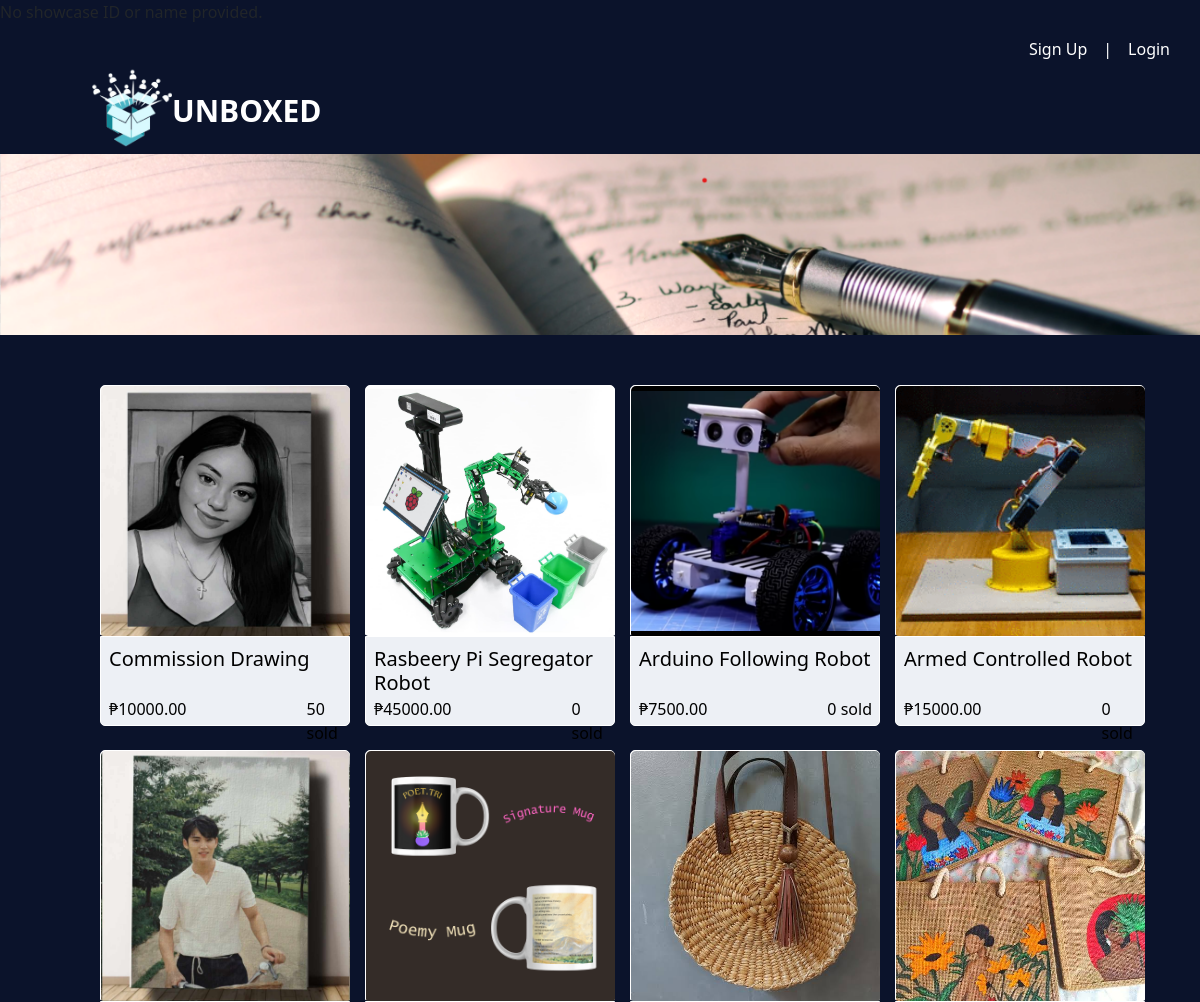
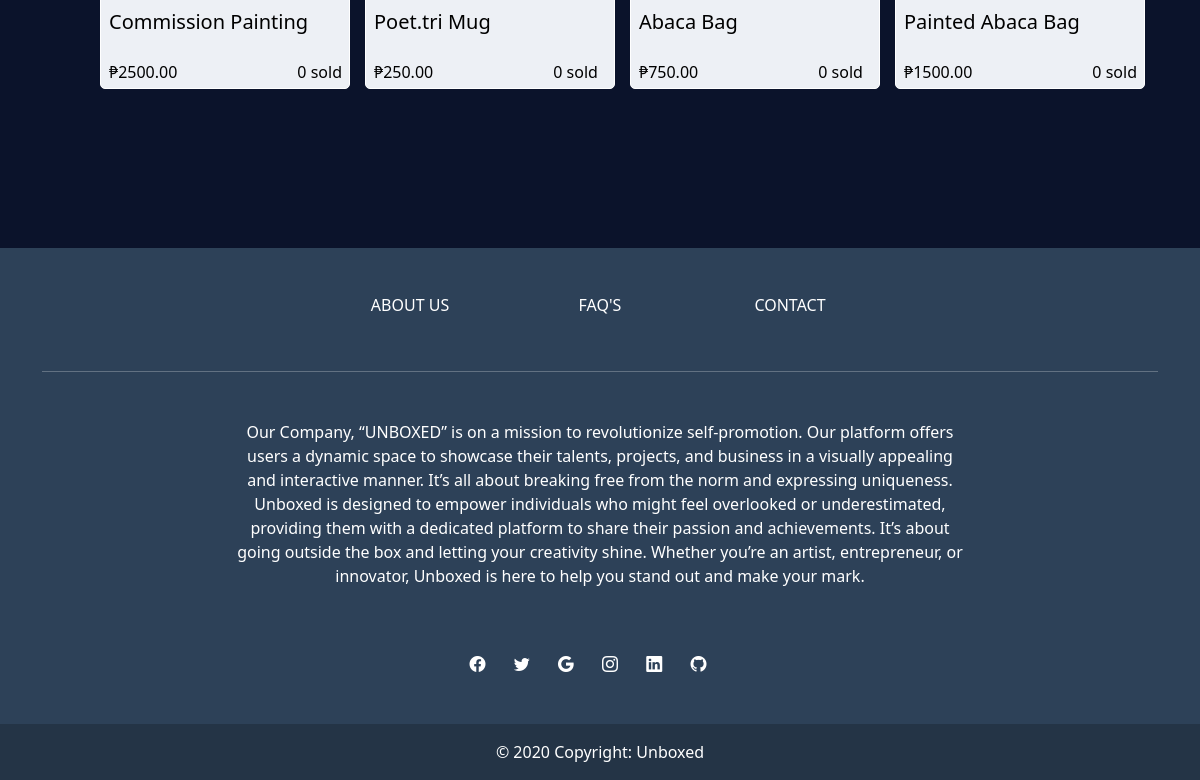
The app's page /Showcase-items.php with its own data (2 pictures, top to bottom).
### tables this page shows
CREATE TABLE `product` (
  `product_id` int(11) NOT NULL,
  `product_img` varchar(1000) NOT NULL,
  `name` varchar(255) NOT NULL,
  `description` text DEFAULT NULL,
  `price` decimal(10,2) NOT NULL,
  `customer_id` int(11) NOT NULL,
  `owner` varchar(255) NOT NULL,
  `showcase_id` int(11) NOT NULL,
  `showcase_name` varchar(50) NOT NULL,
  `stocks` int(11) NOT NULL,
  `sold` int(11) NOT NULL
);

### Showcase-items.php (the view, shortened to what this page needs)
<?php
$servername = "localhost";
$username = "root";
$password = "";
$dbname = "unboxed";
$conn = new mysqli($servername, $username, $password, $dbname);
$sql = "SELECT customer_id, name, image_dp FROM customer";
if (isset($_SESSION["email"])) {
    $name = $_SESSION["name"];
    $image_dp = $_SESSION["image_dp"];
    $loggedInCustomerID = $_SESSION["customer_id"];
} else {
    $name = "";
    $image_dp = "";
}
if (!empty($showcase_name)) {
    $showcase_dp_query = "SELECT showcase_dp FROM showcase WHERE showcase_name = '$showcase_name'";
    $showcase_dp_result = $conn->query($showcase_dp_query);
    if ($showcase_dp_result && $showcase_dp_result->num_rows > 0) {
        $showcase_dp_row = $showcase_dp_result->fetch_assoc();
        $showcase_dp = $showcase_dp_row['showcase_dp'];
    } else {
        $showcase_dp = "";
    }
} else {
    $showcase_dp = "";
}
?>
<!DOCTYPE html>
<html lang="en">
<head>
    <link rel="stylesheet" href="https://cdn.jsdelivr.net/npm/bootstrap-icons@1.3.0/font/bootstrap-icons.css">
    <link href="https://cdn.jsdelivr.net/npm/bootstrap@5.3.3/dist/css/bootstrap.min.css" rel="stylesheet">
    <link rel="stylesheet" href="style.css?v=<?php echo time(); ?>">
</head>
<body>
<nav class="navbar navbar-expand-lg bg-body-tertiary">
    <div class="container-fluid">
        <div class="nav-logo">
    <a class="navbar-brand" href="Home.php"><img src="./images/logo.png" class="logo" alt="">UNBOXED</a>
</div>
        <div class="navbar-nav" id="navbarLinks">
            <?php if (!empty($name)): ?>
                <a class="nav-link" href="About.php">ABOUT</a>
                <a class="nav-link" href="FAQ.php">FAQ</a>
                <li class="nav-item dropdown">
                    <a class="nav-link dropdown-toggle" href="#" id="navbarDropdown" role="button" data-bs-toggle="dropdown" aria-expanded="false">
                        <?php if (!empty($image_dp)): ?>
                            <img src="<?php echo $image_dp; ?>" alt="<?php echo $name; ?>" class="profile-img"> <?php echo $name; ?>
                        <?php else: ?>
                            <?php echo $name; ?>
                        <?php endif; ?>
                    </a>
                    <ul class="dropdown-menu" aria-labelledby="navbarDropdown">
                    <a class="dropdown-item" href="Profile.php?customer_id=<?php echo urlencode($customer_id); ?>&name=<?php echo urlencode($name); ?>&image_dp=<?php echo urlencode($image_dp); ?>">My Profile</a>
                    <a class="dropdown-item" href="Purchase.php?name=<?php echo urlencode($name); ?>&image_dp=<?php echo urlencode($image_dp); ?>">My Purchase</a>
                    <a class="dropdown-item" href="Orders.php?name=<?php echo urlencode($name); ?>&image_dp=<?php echo urlencode($image_dp); ?>">Orders</a>
                        <li><hr class="dropdown-divider"></li>
                        <li><a class="dropdown-item" href="?logout=1">Logout</a></li>
                    </ul>
                </li>
            <?php else: ?>
                <a class="nav-link" href="Create-Box.php">Sign Up</a>
                <a class="nav-link">|</a>
                <a class="nav-link" href="login.php">Login</a>
            <?php endif; ?>
        </div>
    </div>
</nav>
<div class="product-profile">
    <?php if (!empty($showcase_dp) || empty($showcase_name)): ?>
        <img src="./images/prof-bg.png" alt="" class="profile-bg">
    <?php else: ?>
        <img src="./images/prof-bg.png" alt="" class="profile-bg">
    <?php endif; ?>
</div>
<div class="product-card-container">
    <?php
if (isset($_GET['showcase_id']) && isset($_GET['showcase_name'])) {
    $showcase_id = $_GET['showcase_id'];
    $showcase_name = $_GET['showcase_name'];
    $sql = "SELECT p.product_id, p.product_img, p.name, p.price, p.description, p.sold
            FROM product p
            WHERE p.showcase_id = '$showcase_id' AND p.showcase_name = '$showcase_name'";
} else {
    $sql = "SELECT p.product_id, p.product_img, p.name, p.price, p.description, p.sold
            FROM product p";
}
$result = $conn->query($sql);
if ($result && $result->num_rows > 0) {
    while ($row = $result->fetch_assoc()) {
                echo '<div class="product-card">';
                echo '        <a href="Product.php?product_id=' . $row['product_id'] . '&product_img=' . urlencode($row['product_img']) . '&product_name=' . urlencode($row['name']) . '&product_price=' . urlencode($row['price']) . '&product_description=' . urlencode($row['description']) . '">';
                echo '            <img src="' . $row['product_img'] . '" class="product-card-img-top" alt="' . $row['name'] . '">';
                echo '            <div class="product-card-body">';
                echo '                <h5 class="product-card-title">' . $row['name'] . '</h5>';
                echo '                <div class="product-card-body-text">';
                echo '                    <p class="product-card-text">₱' . $row['price'] . '</p>';
                echo '                    <p class="product-card-text">' . $row['sold'] . ' sold</p>';
                echo '                </div>';
                echo '            </div>';
                echo '        </a>';
                echo '    </div>';
    }
} else {
    echo "No product items found for this showcase.";
}
    ?>
</div>
 <footer class="text-center text-white" style="background-color: #2d4158">
    <div class="container">
      <section class="mt-5">
        <div class="row text-center d-flex justify-content-center pt-5">
          <div class="col-md-2">
            <h6 class="text-uppercase font-weight-bold">
              <a href="About.php" class="text-white" style="text-decoration: none">About us</a>
            </h6>
          </div>
          <div class="col-md-2">
            <h6 class="text-uppercase font-weight-bold">
              <a href="FAQ.php" class="text-white" style="text-decoration: none">FAQ's</a>
            </h6>
          </div>
          <div class="col-md-2">
            <h6 class="text-uppercase font-weight-bold">
              <a href="#!" class="text-white" style="text-decoration: none">Contact</a>
            </h6>
          </div>
        </div>
      </section>
      <hr class="my-5" />
      <section class="mb-5">
        <div class="row d-flex justify-content-center">
          <div class="col-lg-8">
            <p>
            Our Company, “UNBOXED” is on a mission to revolutionize self-promotion. Our platform offers users  a dynamic space to showcase their talents, projects, and business in a visually appealing and interactive manner. It’s all about breaking free from the norm and expressing uniqueness. Unboxed is designed to empower individuals who might feel overlooked or underestimated, providing them with a dedicated platform to share their passion and achievements. It’s about going outside the box and letting your creativity shine. Whether you’re an artist, entrepreneur, or innovator, Unboxed is here to help you stand out and make your mark.
            </p>
          </div>
        </div>
      </section>
      <section class="text-center mb-5">
        <a href="Facebook.com" class="text-white me-4" style="text-decoration: none">
        <i class="bi bi-facebook"></i>
        </a>
        <a href="Twitter.com" class="text-white me-4" style="text-decoration: none">
        <i class="bi bi-twitter"></i>
        </a>
        <a href="Google.com" class="text-white me-4" style="text-decoration: none">
        <i class="bi bi-google"></i>
        </a>
        <a href="Instagram.com" class="text-white me-4" style="text-decoration: none">
        <i class="bi bi-instagram"></i>
        </a>
        <a href="LinkedIn.com" class="text-white me-4" style="text-decoration: none">
        <i class="bi bi-linkedin"></i>
        </a>
        <a href="Github.com" class="text-white me-4" style="text-decoration: none">
        <i class="bi bi-github"></i>
        </a>
      </section>
    </div>
    <div
         class="text-center p-3"
         style="background-color: rgba(0, 0, 0, 0.2)"
         >
      © 2020 Copyright:
      <a class="text-white" href="" style="text-decoration: none"
         >Unboxed</a
        >
    </div>
</footer>
</body>
</html>

### style.css (style rules this page uses)
body { background-color: #0B132B; }
.container-fluid { background-color: #0B132B; height: 50px; width: 100%; }
.nav-logo { margin-top: 130px; }
.navbar-brand { display: inline; color: white; background-color: #0B132B; font-size: 30px; font-weight: bold; }
.nav-logo, .navbar-brand:hover { color: white; }
.logo { margin-top: -15px; display: inline-block; background-color: #0B132B; margin-left: 80px; height: 80px; width: 80px; }
.navbar { height: 50px; }
.navbar-nav { padding-right: 10px; }
.navbar-nav, .nav-link { color: #ffff; }
.navbar-nav, .nav-link:hover { color: #5bc0be; }
.profile-bg { position: relative; display: flex; justify-content: center; align-items: center; margin: auto; margin-top: 80px; width: 100%; }
.product-card-container { display: flex; flex-wrap: wrap; height: auto; color: black; margin-left: 100px; margin-bottom: 50px; margin-top: 50px; padding-bottom: 100px; color: #fff; gap: 15px; }
.product-card { display: flex; box-sizing: border-box; background-color: white; width: 250px; border-top-left-radius: 5px; border-top-right-radius: 5px; border: 1px solid white; height: 250px; margin-bottom: 100px; }
.product-card-img-top { width: 249px; height: 250px; border-radius: 2px; object-fit: cover; border-top-left-radius: 5px; border-top-right-radius: 5px; }
.product-card-container a { color: #000; text-decoration: none; }
.product-card-body { background-color: #edf0f5; height: 90px; border-bottom-left-radius: 5px; border-bottom-right-radius: 5px; padding-left: 8px; border: 1px solid white; width: 250px; margin-left: -1px; position: relative; }
.product-card-title { position: absolute; margin-top: 10px; }
.product-card-body-text { position: relative; display: flex; gap: 120px; margin-top: 60px; }
.mb-3, .mb-5 { color: #ffff; }
.row { color: #ffff; }

### records on screen
product: product_img (picture), name "Commission Drawing", price "10000.00", sold "50"
product: product_img (picture), name "Rasbeery Pi Segregator Robot", price "45000.00", sold "0"
product: product_img (picture), name "Arduino Following Robot", price "7500.00", sold "0"
product: product_img (picture), name "Armed Controlled Robot", price "15000.00", sold "0"
product: product_img (picture), name "Commission Painting", price "2500.00", sold "0"
product: product_img (picture), name "Poet.tri Mug", price "250.00", sold "0"
product: product_img (picture), name "Abaca Bag", price "750.00", sold "0"
product: product_img (picture), name "Painted Abaca Bag", price "1500.00", sold "0"
